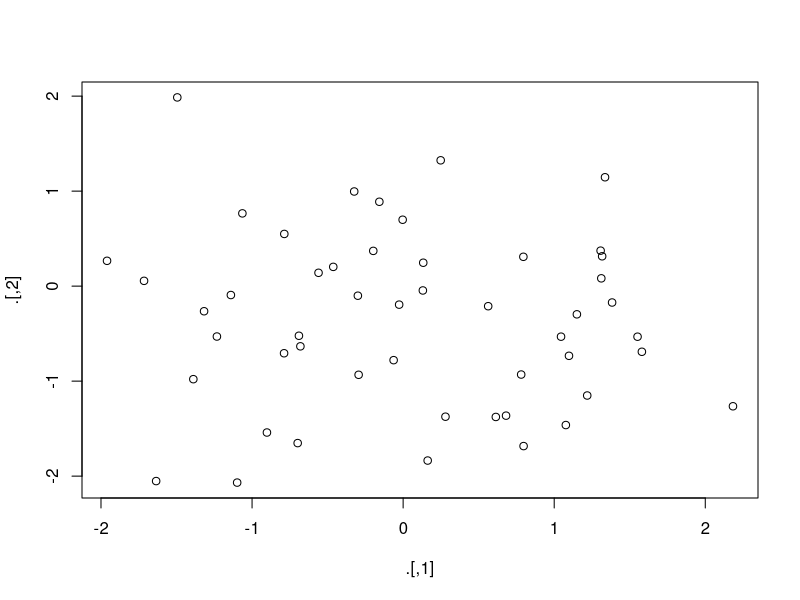
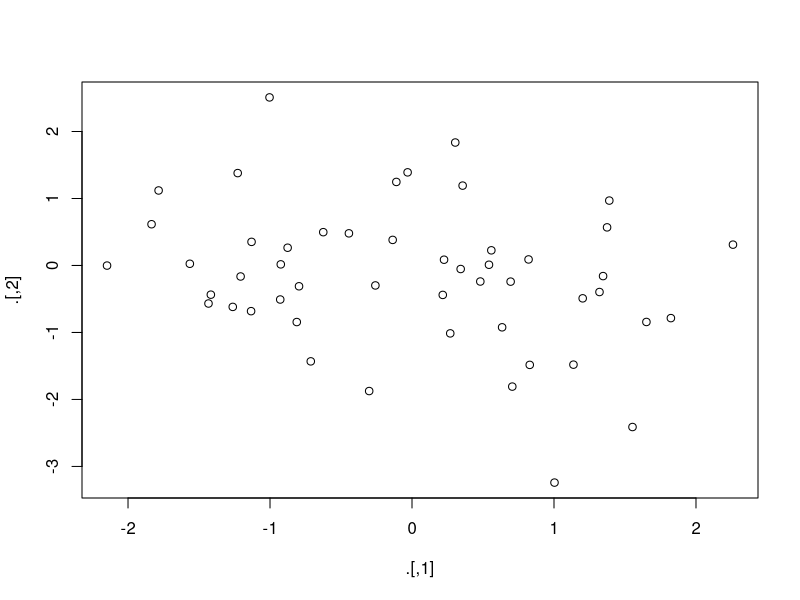

Reproduce these figures in R, in order.
#piping in R
#shift ctrl m
library(tidyverse)

data(tips,package="reshape2")
head(tips)

tips %>% 
  subset(total_bill>19) %>% 
  aggregate(.~sex, ., mean)

tips |>
  subset(total_bill>19) |>
  {function(x) aggregate(.~sex,data=x,FUN=mean)}()
#{\(x) aggregate(.~sex,data=x,FUN=mean)}
#it is anonym function bi daha ??a??r??lm??yacak bi fonksiyon sadece o an i??in gerekli

# x %>% f(1)  f(x,1) they are same f(1,x)  x %>% f(1, .)

tips %>% 
  subset(total_bill >19) %>% 
  aggregate(.~ day, .,max)

a <- rnorm(10)
a
a1 <- abs(a)
a1
a2 <- log(a1)
a2
a3 <- round(a2,1)
a3

round(log(abs(a)),1)

a %>% abs() %>% 
  log() %>% 
  round(1)

a %<>% abs() %>% 
  log() %>% 
  round(1)
#%<>% a changes there

a <- rnorm(15)
a

round(a,2)
#sat??r47 ve 49 ayn?? ??ey
a %>% round(2)

assign("a",pi)
a
"a" %>% assign(20)
a

env <- environment()

"a" %>% assign(20, envir=env)
a

rnorm(100) %>% 
  matrix(ncol=2) %>% 
  plot() %>% 
  str()
#plot ?? str yapamad??

rnorm(100) %>% 
  matrix(ncol=2) %T>% 
  plot() %>% 
  str()
# T matrixi str i??ine koydu



